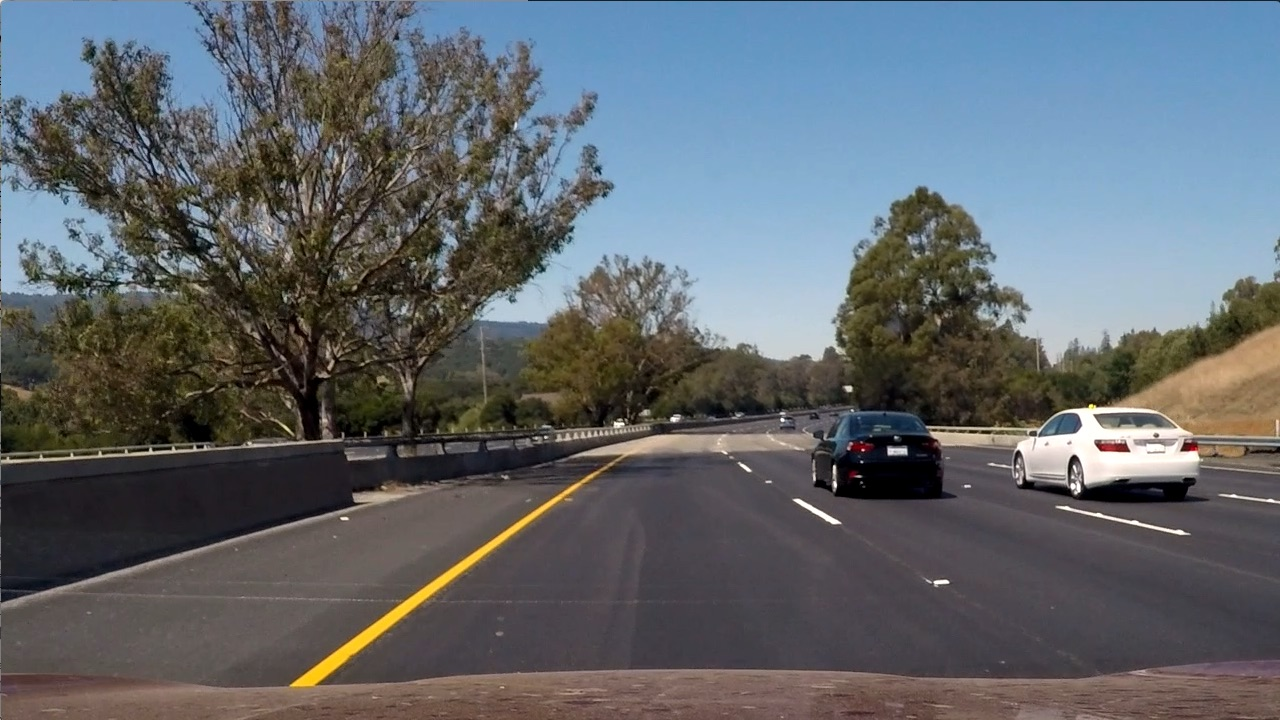
#> input picture Notebooks/images/bridge_trees_example.jpg, 1280 x 720 px
$ jupyter execute '6. CV. Filters and edge detection.ipynb'   (shell and % lines are left out)
#> lines starting #> are read from the running program, lines starting #| are printed output that depends on the picture; after the words box and inside, x2 and y2 are one past the last pixel; in counts of white or black regions, pixels touching at a corner belong together
## Filters

In image processing, filters are used to filter out unwanted or irrelevant information in an image, or to amplify features like object boundaries or other distinguishing traits.

## Frequency in images

Frequency in images is a rate of change. A high frequency image is one where the intensity changes a lot, and the level of brightness changes quickly from one pixel to the next. A low frequency image may be one that is relatively uniform in brightness or changes very slowly. High-frequency components also correspond to the edges of objects in images, which can help us classify those objects.

## High-Pass Filters

High pass filters are used to make an image appear sharper and enchance high-frequency parts of an image: neighboring pixels rapidly change, like from very dark to very light pixels. Since these are patterns of intensity, the these filters will operate on grayscale images that represent this information and display patterns of lightness and darkness in a simple format.

In areas where a pixel is way brighter than its immediate neighbors, the high-pass filter will enhance that change and create a line. This emphasizes edges, which are areas in an image where the intensity changes very quickly, and often indicate object boundaries.

## Convolution Kernels

A kernel is a matrix of numbers that modifies and image. An example of an edge detection filter is the laplacian:

$\left( \begin{matrix} 0&-1&0\\ -1&4&-1 \\ 0&-1&0 \end{matrix} \right)$

It is a three by three kernel whose elements all sum to zero. It is important that these kernels sum to zero, because they calculate the differente or change between neighboring pixels. Differences are calculated by substracting pixel values from one another. In this case, substracting the value of the pixels that surround a center pixel. To apply this kernel, an image is convolved with this kernel.

A convolution is performed by taking a kernel and passing it over an image pixel by pixel, transforming it based on these numbers.

## Creating a Filter, Edge Detection

### Import resources and display image

[cell 1]
import matplotlib.pyplot as plt
import matplotlib.image as mpimg

import cv2
import numpy as np


# Read in the image
image_road = cv2.imread('images/bridge_trees_example.jpg')
#> image_road is the input picture: shape (720, 1280, 3); mean B, G, R 107.9, 102.6, 97
image_road = cv2.cvtColor(image_road, cv2.COLOR_BGR2RGB)

plt.imshow(image_road)### Import resources and display image

### Convert the image to grayscale

[cell 2]
# Convert to grayscale for filtering
gray_road = cv2.cvtColor(image_road, cv2.COLOR_RGB2GRAY)

plt.imshow(gray_road, cmap='gray')

### Create and apply a custom kernel

[cell 3]
# Create a custom kernel

# 3x3 array for edge detection
sobel_y = np.array([[ -1, -2, -1],
                   [ 0, 0, 0],
                   [ 1, 2, 1]])

sobel_x = np.array([[ -1, 0, 1],
                   [ -2, 0, 2],
                   [ -1, 0, 1]])

filtered_road_x = cv2.filter2D(gray_road, -1, sobel_x)

# Filter the image using filter2D, which has inputs: (grayscale image, bit-depth, kernel)
filtered_road_y = cv2.filter2D(gray_road, -1, sobel_y)

f, (ax1,ax2) = plt.subplots(1, 2, figsize=(15,5))
ax1.set_title('Sobel x')
ax1.imshow(filtered_road_x, cmap='gray')

ax2.set_title('Sobel y')
ax2.imshow(filtered_road_y, cmap='gray')

### Create binary images

[cell 4]
retval, binary_image_x = cv2.threshold(filtered_road_x, 10, 255, cv2.THRESH_BINARY)
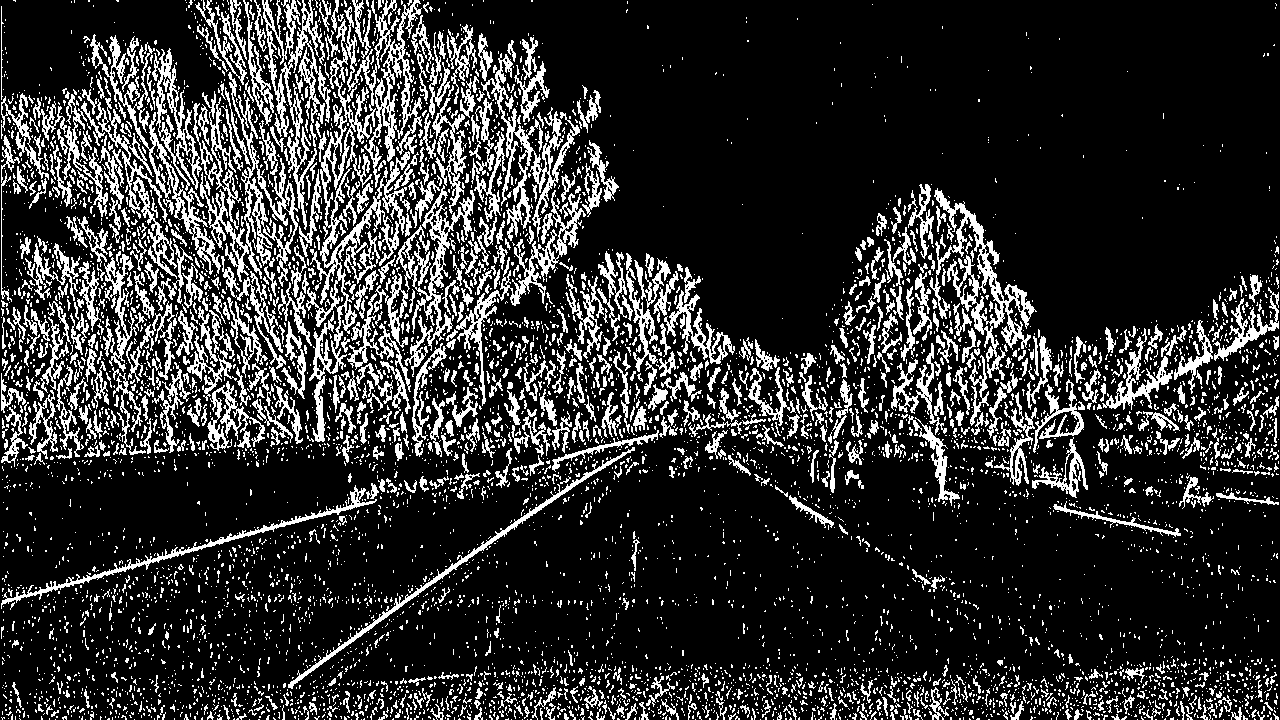
#> binary_image_x: shape (720, 1280); 18.7% white in thin lines or dots
retval, binary_image_y = cv2.threshold(filtered_road_y, 10, 255, cv2.THRESH_BINARY)
#> binary_image_y: shape (720, 1280); 20.2% white; 6057 white regions (5001 under 20 px), largest, box (x1, y1, x2, y2) and area: (343, 319, 1280, 459) 10253, (291, 126, 555, 334) 7798, (24, 106, 330, 264) 6652

f2, (ax21,ax22) = plt.subplots(1, 2, figsize=(15,5))
ax21.set_title('Binary Sobel x')
ax21.imshow(binary_image_x, cmap='gray')

ax22.set_title('Binary Sobel y')
ax22.imshow(binary_image_y, cmap='gray')

## Low-pass filters

Noise in an image is generally seen as speckles or discoloration in an image, which usually does not contain useful information. It may even affect the outcome of image processing steps; high-pass filters can amplify the noise if it not removed first. Low-pass filters are used to remove this noise. They block certain high frequency content and blur or smooth the appearance of the image, reducing high frequency noise.

The simples low-pass filter is the averaging kernel:

$\frac{1}{9} \left( \begin{matrix} 1&1&1\\ 1&1&1 \\ 1&1&1 \end{matrix} \right)$

These filters typically take an average of neighboring pixels, and not a difference.

### Gaussian Blur

Unlike the averaging kernel, the Gaussian blur kernel blurs the image, while also preserving edge information, making it, perhaps, the most frequently used filter in computer vision. It is essentially a weighted average that gives the most weight to the center, while also considering the surrounding pixels.

$\frac{1}{16} \left( \begin{matrix} 1&2&1\\ 2&4&2 \\ 1&2&1 \end{matrix} \right)$

### Gaussian blur an image

[cell 5]
# blurring is often used in medical applications that have too much noise
image_brain = cv2.imread('images/brain_MR.jpg')
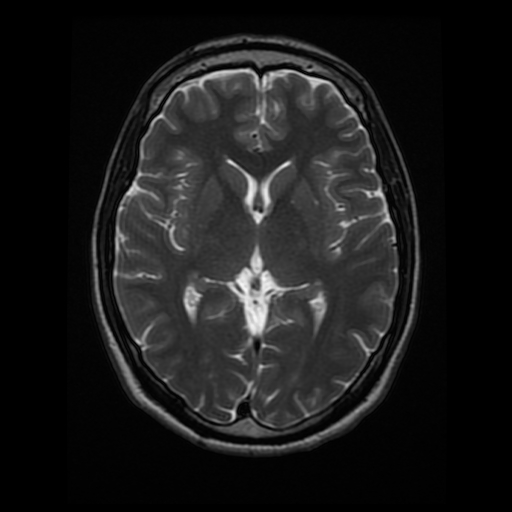
#> input picture Notebooks/images/brain_MR.jpg, 512 x 512 px
#> image_brain is the input picture: shape (512, 512, 3); min 0, max 247, mean 26.9

gray_brain = cv2.cvtColor(image_brain, cv2.COLOR_BGR2GRAY)

plt.imshow(gray_brain, cmap='gray')### Import resources and display image

[cell 6]
# take the gray scale road image and apply a gaussian blur
# the kernel has to be of odd dimensions so that it can be centered at each pixel
gray_brain_blur = cv2.GaussianBlur(gray_brain, (9,9), 0)

f3, (ax31,ax32) = plt.subplots(1, 2, figsize=(30,20))
ax31.set_title('Brain image')
ax31.imshow(gray_brain, cmap='gray')

ax32.set_title('Brain blurred')
ax32.imshow(gray_brain_blur, cmap='gray')

[cell 7]
# apply sobel x and y to both images
sobel_brain_x = cv2.filter2D(gray_brain, -1, sobel_x)
sobel_brain_y = cv2.filter2D(gray_brain, -1, sobel_y)

sobel_brain_blur_x = cv2.filter2D(gray_brain_blur, -1, sobel_x)
sobel_brain_blur_y = cv2.filter2D(gray_brain_blur, -1, sobel_y)

# apply a threshold and compare the noise
retval, binary_brain_x = cv2.threshold(sobel_brain_x, 10, 255, cv2.THRESH_BINARY)
#> binary_brain_x: shape (512, 512); 14.9% white; 795 white regions (631 under 20 px), largest, box (x1, y1, x2, y2) and area: (108, 53, 256, 440) 4118, (280, 46, 417, 448) 3529, (88, 36, 220, 453) 3416
retval, binary_brain_y = cv2.threshold(sobel_brain_y, 10, 255, cv2.THRESH_BINARY)
#> binary_brain_y: shape (512, 512); 13.4% white; 994 white regions (816 under 20 px), largest, box (x1, y1, x2, y2) and area: (91, 277, 413, 448) 2604, (91, 31, 420, 218) 2401, (137, 66, 377, 166) 2371

retval, binary_brain_blur_x = cv2.threshold(sobel_brain_blur_x, 10, 255, cv2.THRESH_BINARY)
#> binary_brain_blur_x: shape (512, 512); 12.8% white; 167 white regions (79 under 20 px), largest, box (x1, y1, x2, y2) and area: (107, 65, 276, 440) 4262, (86, 46, 197, 447) 3991, (279, 42, 417, 448) 3928
retval, binary_brain_blur_y = cv2.threshold(sobel_brain_blur_y, 10, 255, cv2.THRESH_BINARY)
#> binary_brain_blur_y: shape (512, 512); 11.2% white; 196 white regions (102 under 20 px), largest, box (x1, y1, x2, y2) and area: (97, 283, 412, 448) 3232, (92, 30, 419, 220) 3114, (137, 65, 378, 165) 2802

f4, ((ax41,ax42), (ax43, ax44)) = plt.subplots(2, 2, figsize=(30,30))

ax41.set_title('sobel_brain_x')
ax41.imshow(binary_brain_x, cmap='gray')

ax42.set_title('sobel_brain_x')
ax42.imshow(binary_brain_y, cmap='gray')

ax43.set_title('sobel_brain_x')
ax43.imshow(binary_brain_blur_x, cmap='gray')

ax44.set_title('sobel_brain_x')
ax44.imshow(binary_brain_blur_y, cmap='gray')

## Canny edge detection

Even with low pass and high pass filters, edge detection is still a very complex problem. We have to think about what level of intensity change constitutes an edge and how we can consistently detect and represent both thin and thick edges. One of the best and most frequently used edge detectors that takes all of these questions into account is the canny edge detector.

Canny edge detection goes through a series of steps that consistently produce accurately detected edges.

1. It filters out noise using a Gaussian blur.
2. It finds the strength and direction of edges in an image using Sobel filters.
3. Using the output of the Sobel filters Canny then applies non-maximum suppression which looks at the strength and direction of each detected edge and selects the local maximum pixel to create consistent one pixel wide thin lines that align with the strongest edges.
4. Finally, it uses a process called hysteresis thresholding to isolate the best edges.

### Implementing Canny edge detection

[cell 8]
# load an image
sunflower_image = cv2.imread('images/sunflower.jpg')
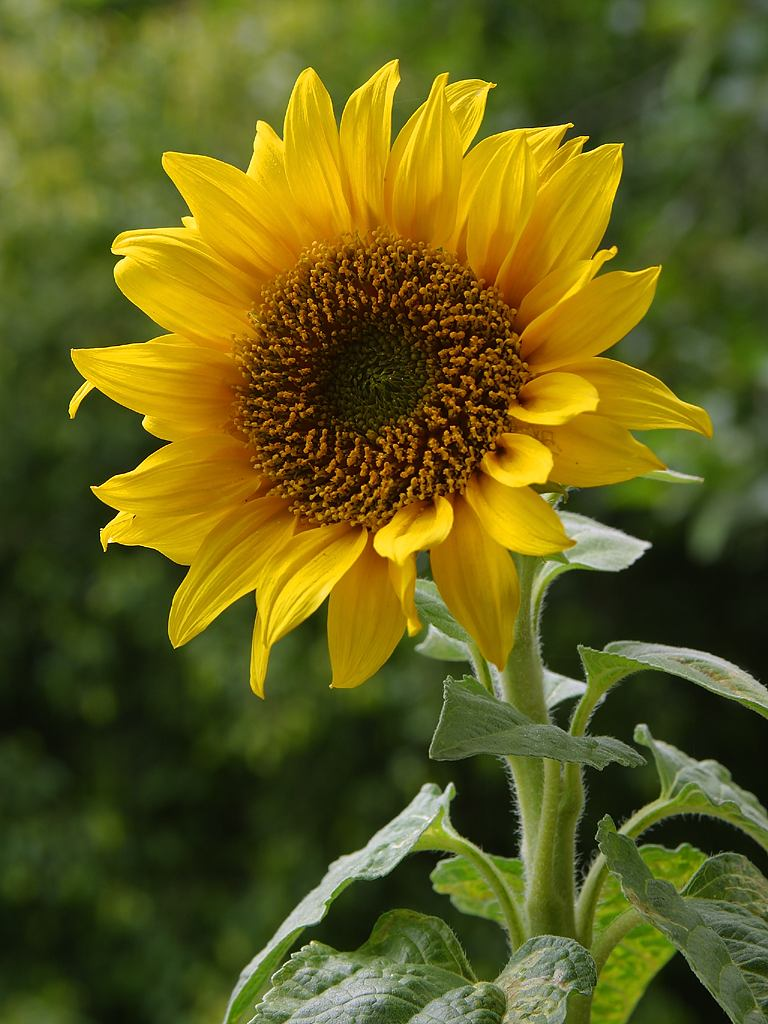
#> input picture Notebooks/images/sunflower.jpg, 768 x 1024 px
#> sunflower_image is the input picture: shape (1024, 768, 3); mean B, G, R 27.4, 94.7, 98.3
sunflower_image_copy = cv2.cvtColor(sunflower_image, cv2.COLOR_BGR2RGB)

# convert to grayscale
sunflower_gray = cv2.cvtColor(sunflower_image_copy, cv2.COLOR_RGB2GRAY)
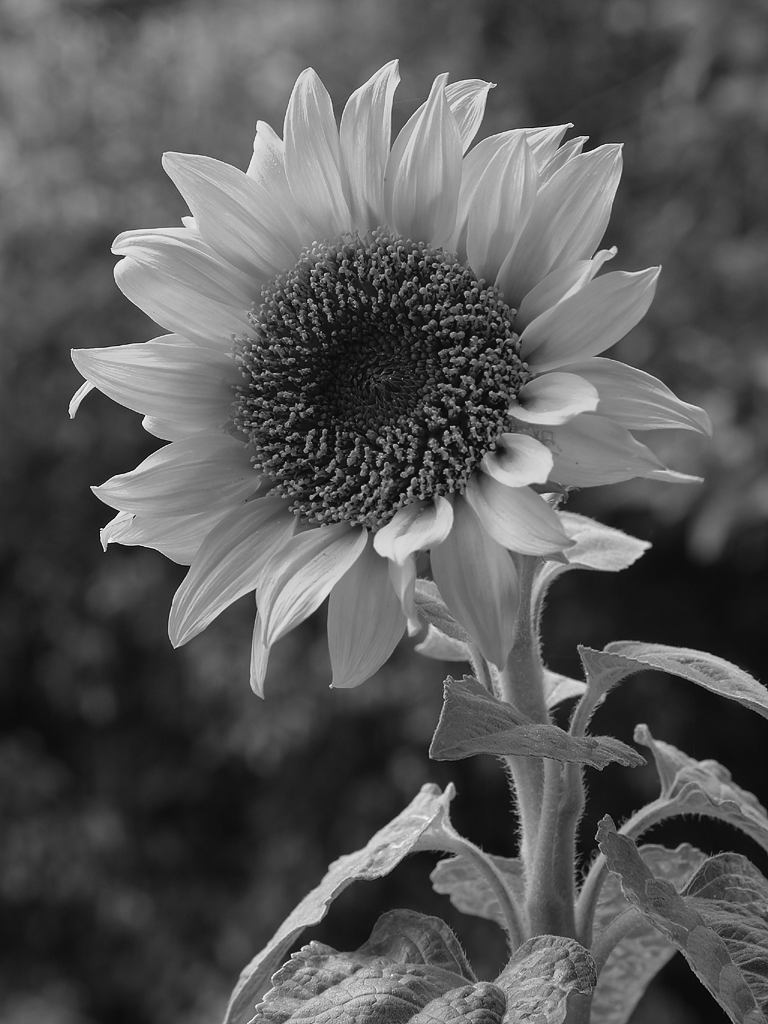
#> sunflower_gray: shape (1024, 768); min 1, max 253, mean 88.1

# display both images
f5, (ax51,ax52) = plt.subplots(1, 2, figsize=(20,10))

ax51.imshow(sunflower_image_copy)
ax52.imshow(sunflower_gray, cmap="gray")

[cell 9]
# define lower and upper thresholds for hysteresis
lower = 120
upper = 240

sunflower_edges = cv2.Canny(sunflower_gray, lower, upper)
#> sunflower_edges: shape (1024, 768); 5.5% white in thin lines or dots, all inside (x1, y1, x2, y2) = (68, 59, 768, 1024)

# plot the first canny edge detected image
f6, (ax61,ax62, ax63) = plt.subplots(1, 3, figsize=(20,10))
ax61.set_title('120-240')
ax61.imshow(sunflower_edges, cmap = 'gray')

# plot the edge detection with different thresholds
sunflower_edges = cv2.Canny(sunflower_gray, 30, 100)
ax62.set_title('30-100')
ax62.imshow(sunflower_edges, cmap = 'gray')

sunflower_edges = cv2.Canny(sunflower_gray, 180, 240)
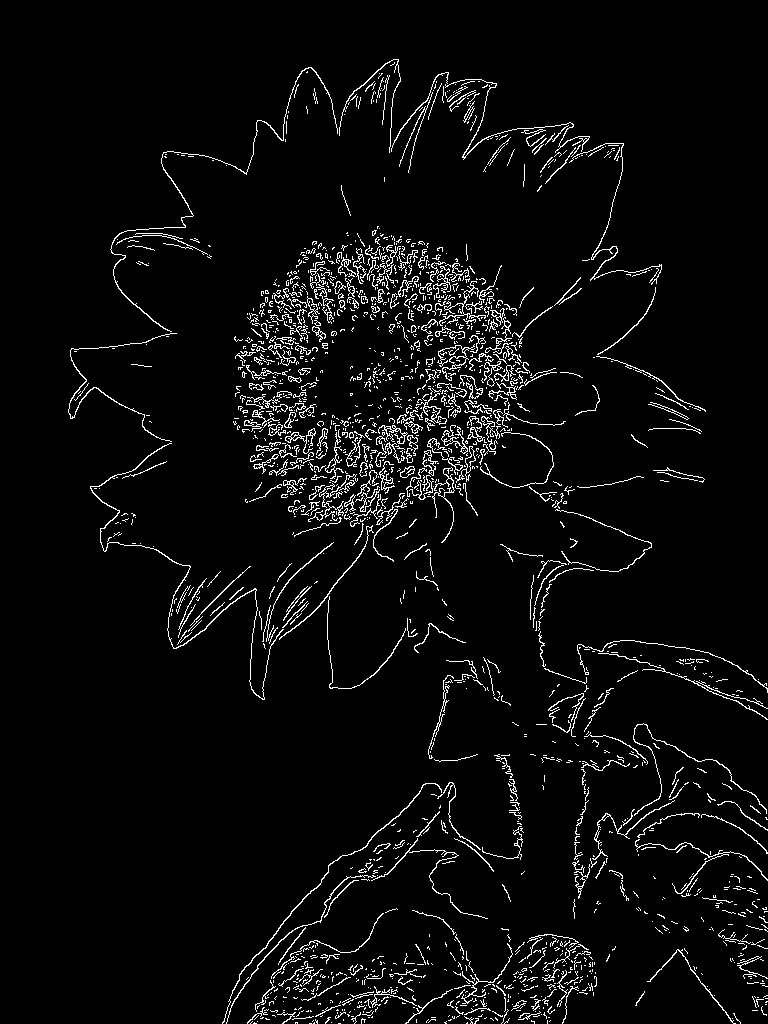
#> sunflower_edges: shape (1024, 768); 4.3% white in thin lines or dots, all inside (x1, y1, x2, y2) = (68, 59, 768, 1024)
ax63.set_title('180-240')
ax63.imshow(sunflower_edges, cmap = 'gray')
